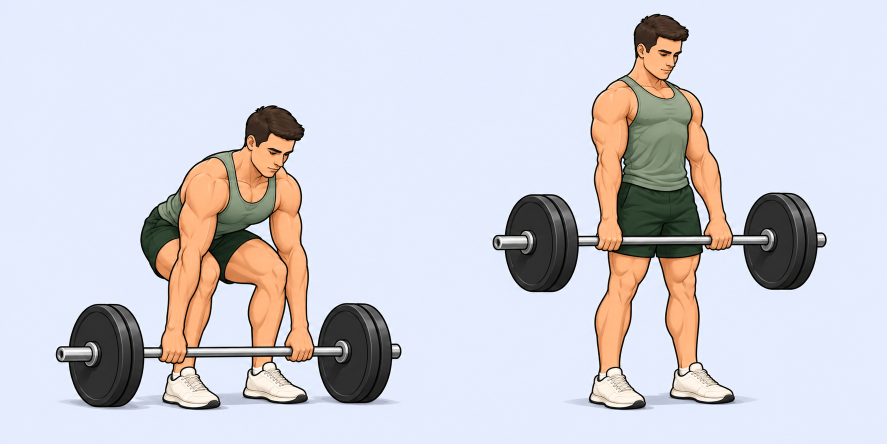
#> input picture assets/catalog-motion-batch2/deadlift.png, 1774 x 887 px, given in place of smith-squat.png, which was not available (shown at 1/2 size)
$ python export-catalog-batch2.py
#> lines starting #> are read from the running program, lines starting #| are printed output that depends on the picture
"""Export the five shared catalog animation pairs, preserving square framing."""
from pathlib import Path
from PIL import Image

ROOT = Path(__file__).resolve().parent.parent
NAMES = ('smith-squat', 'hip-thrust', 'roman-chair-extension', 'deadlift', 'machine-preacher-curl')
for name in NAMES:
    sheet = Image.open(ROOT / 'assets/catalog-motion-batch2' / f'{name}.png').convert('RGB')
#> sheet is the input picture: PIL image 1774x887 RGB; mean R, G, B 207.8, 207.8, 215.5
    half = sheet.width // 2
#> half = 887
    assert sheet.width == sheet.height * 2
    for position in (1, 2):
        frame = sheet.crop(((position - 1) * half, 0, position * half, half))
        frame.resize((800, 800), Image.Resampling.LANCZOS).save(
            ROOT / 'public/images/motion' / f'{name}-{position}.webp', quality=88, method=6)
#> this loop made 2 passes
#> pass 1, `frame = sheet.crop(((position - 1) * half, 0, position * half, half))`:
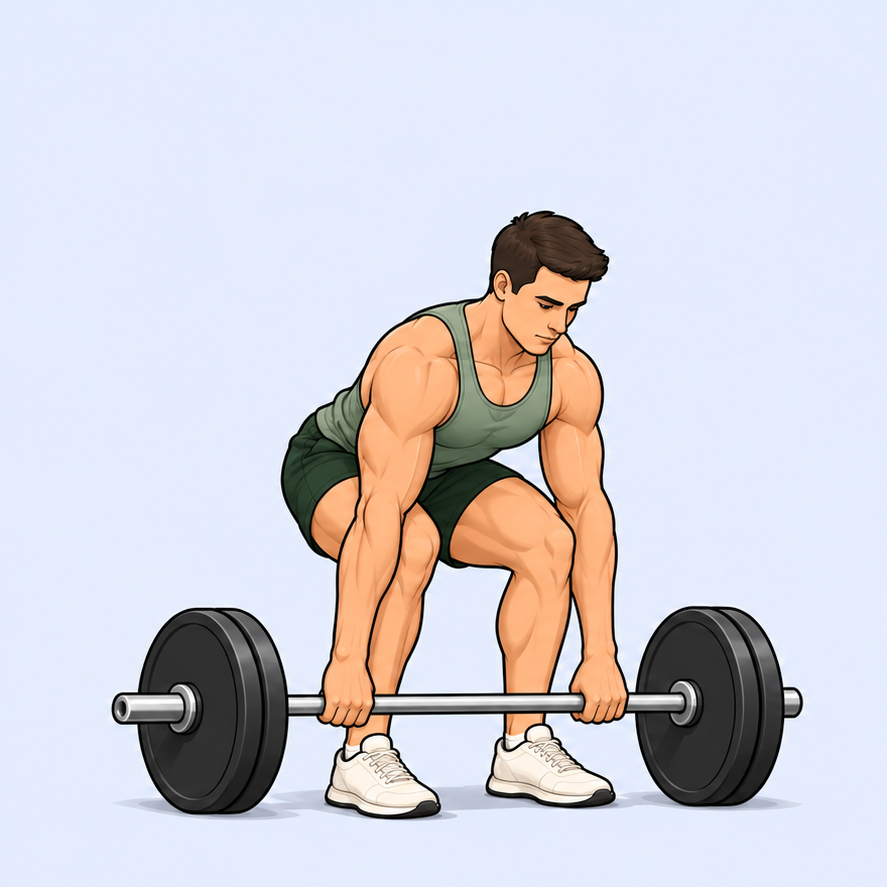
#> frame: PIL image 887x887 RGB; mean R, G, B 209.2, 208.3, 215.9
#> pass 2, `frame = sheet.crop(((position - 1) * half, 0, position * half, half))`:
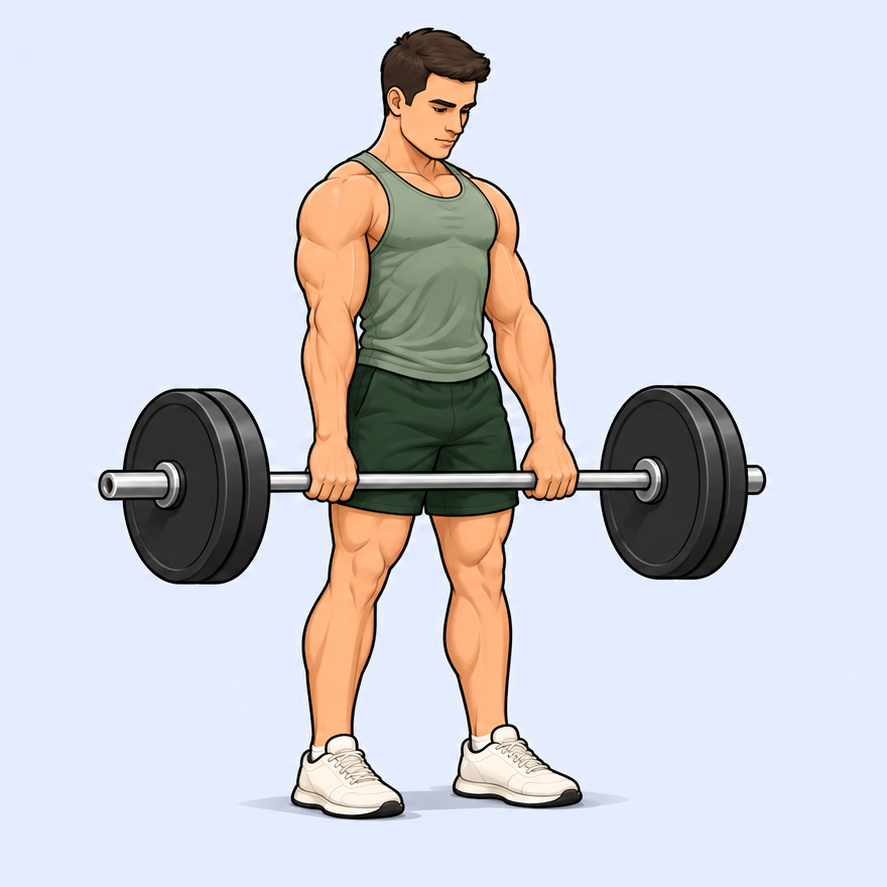
#> frame: PIL image 887x887 RGB; mean R, G, B 206.4, 207.3, 215.1
    print(f'{name}: exported both frames')
#> pass 2 of the loop `for name in NAMES:`:
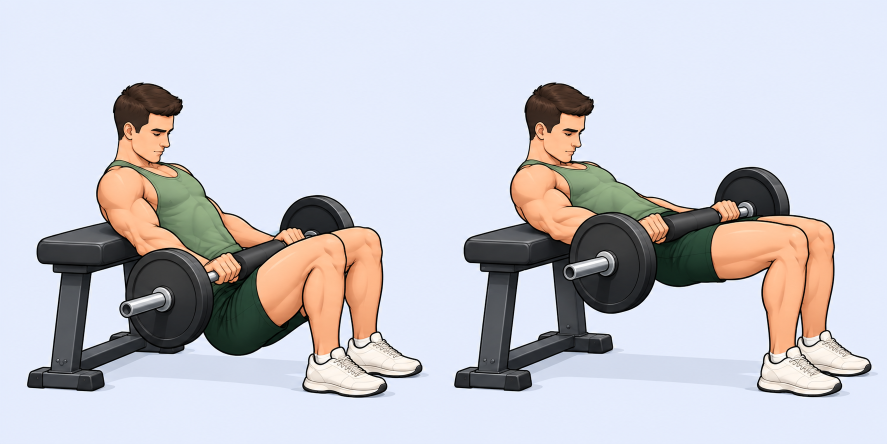
#> input picture assets/catalog-motion-batch2/hip-thrust.png, 1774 x 887 px (shown at 1/2 size)
#> sheet is the input picture: PIL image 1774x887 RGB; mean R, G, B 200.3, 200, 207
#> the loop `for position in (1, 2):` made 2 passes
#> pass 1, `frame.resize((800, 800), Image.Resampling.LANCZOS).save( ROOT / 'publi..`:
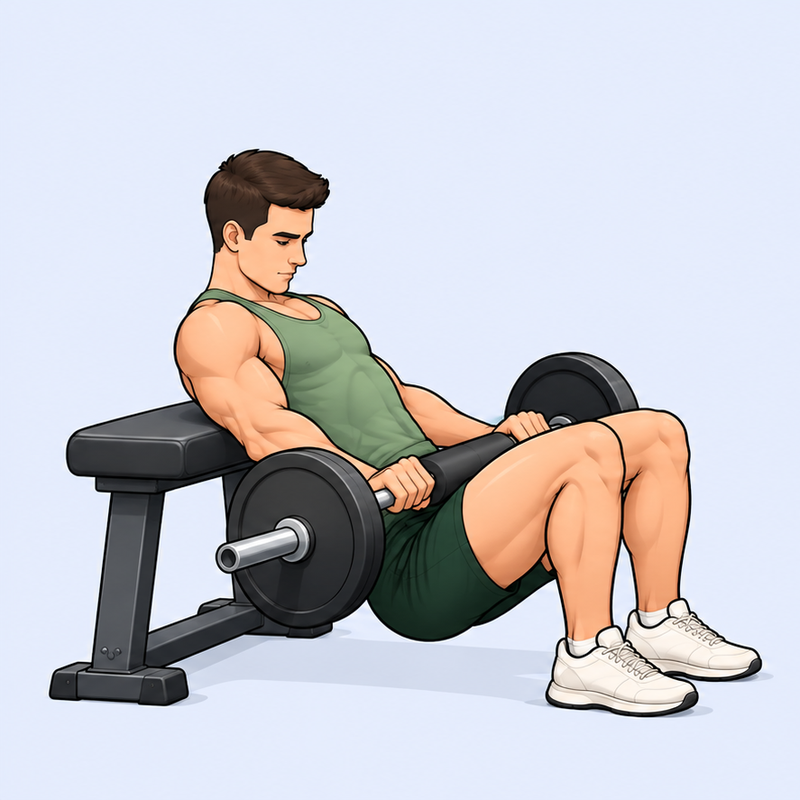
#> saved as hip-thrust-1.webp: PIL image 800x800 RGB; mean R, G, B 200.5, 200, 206.6
#> pass 2, `frame.resize((800, 800), Image.Resampling.LANCZOS).save( ROOT / 'publi..`:
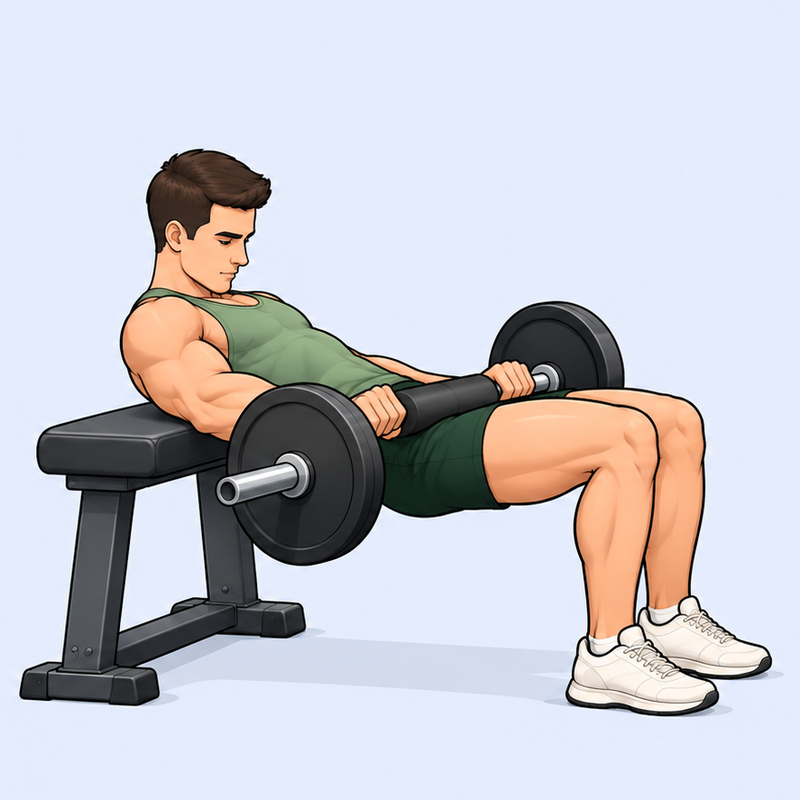
#> saved as hip-thrust-2.webp: PIL image 800x800 RGB; mean R, G, B 200.2, 200, 207.5
#> pass 3 of the loop `for name in NAMES:`:
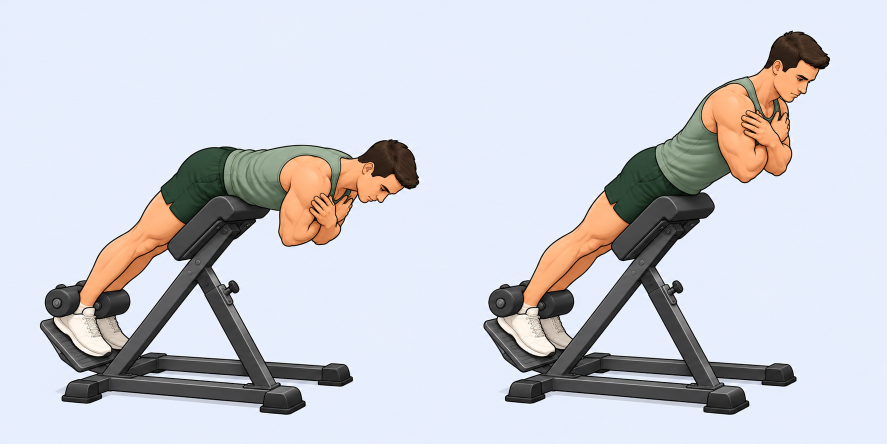
#> input picture assets/catalog-motion-batch2/roman-chair-extension.png, 1774 x 887 px (shown at 1/2 size)
#> sheet is the input picture: PIL image 1774x887 RGB; mean R, G, B 204.8, 206.5, 214.1
#> the loop `for position in (1, 2):` made 2 passes
#> pass 1, `frame = sheet.crop(((position - 1) * half, 0, position * half, half))`:
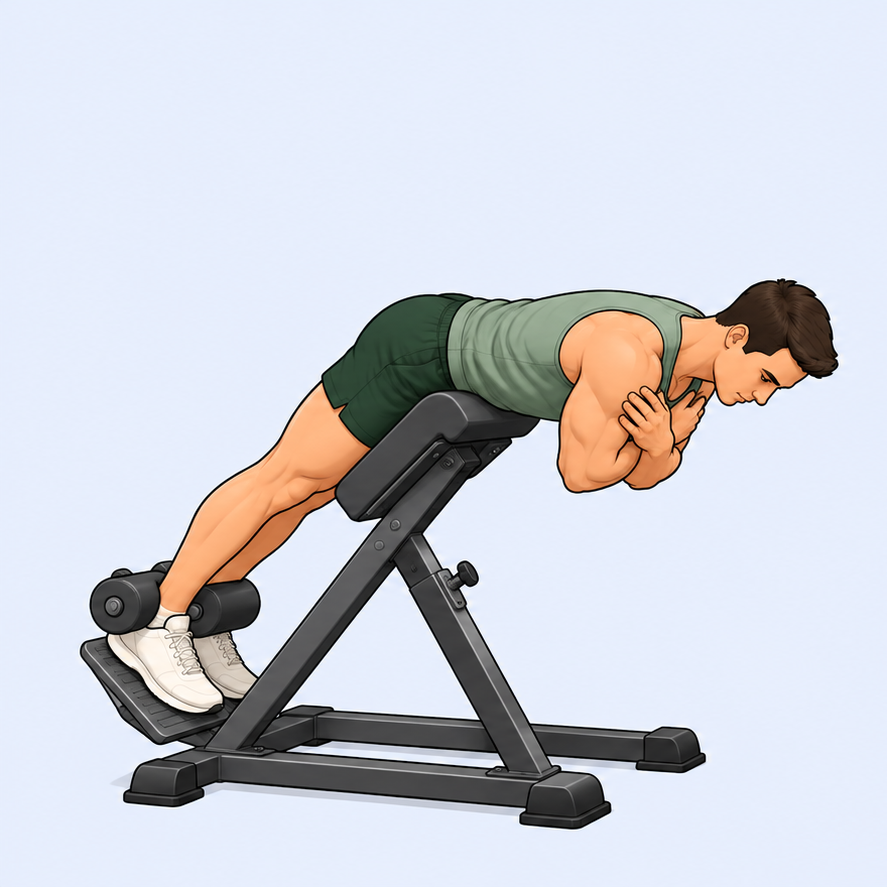
#> frame: PIL image 887x887 RGB; mean R, G, B 204.9, 206.9, 214.7
#> pass 2, `frame = sheet.crop(((position - 1) * half, 0, position * half, half))`:
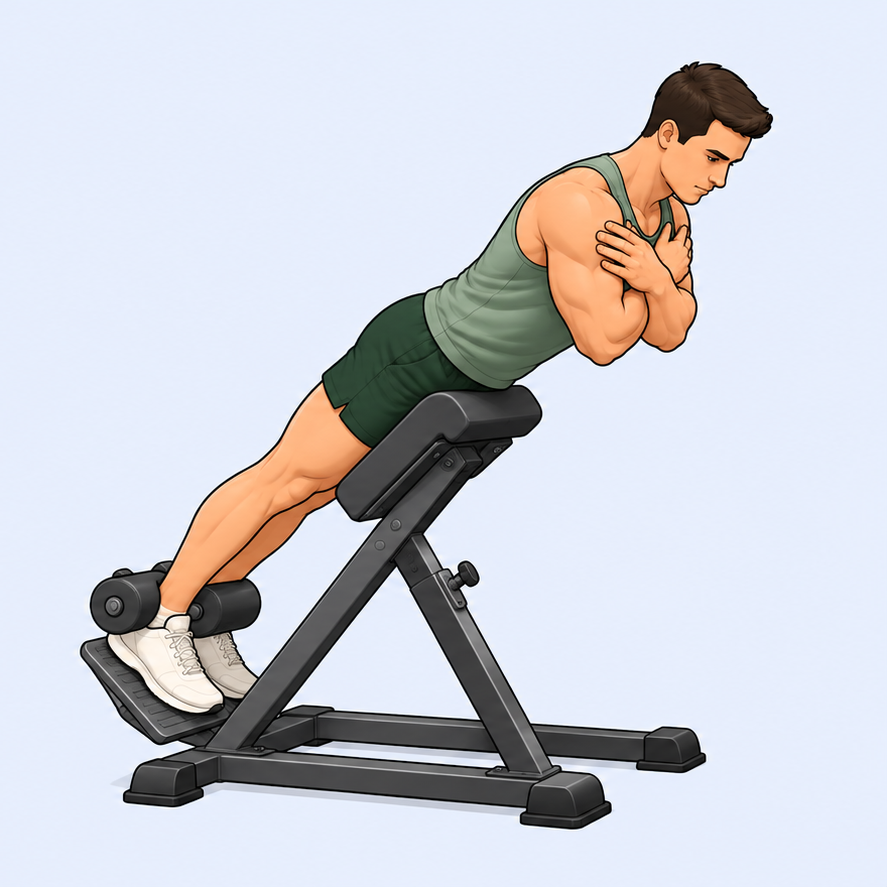
#> frame: PIL image 887x887 RGB; mean R, G, B 204.6, 206.1, 213.6
#> the loop made 5 passes; the first 3 are shown
